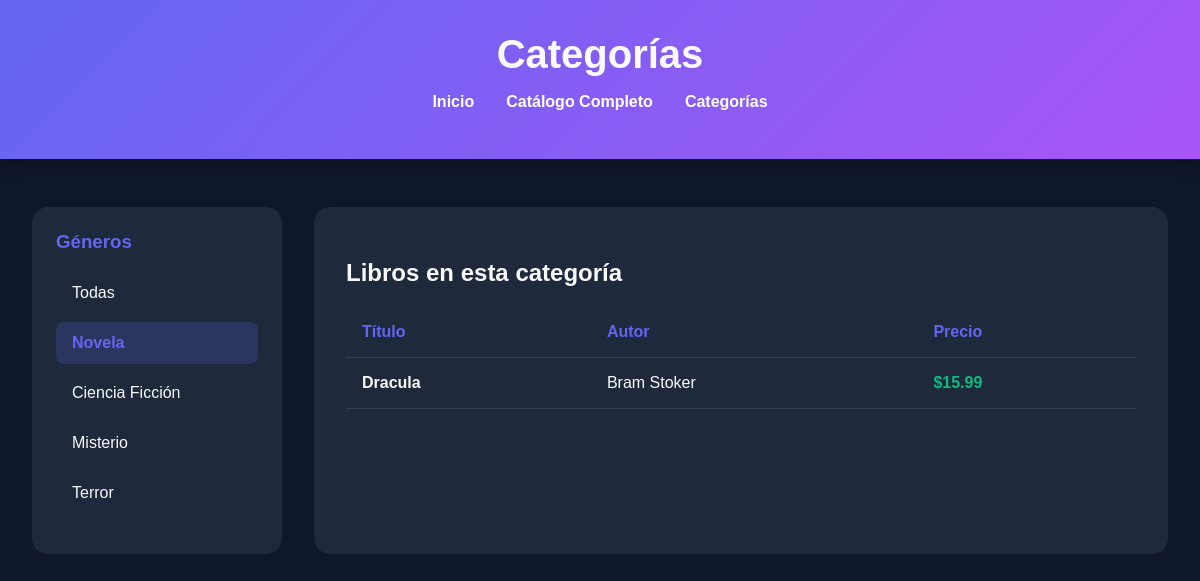
The page /categoria/1 on the database its author committed.
### tables this page shows
CREATE TABLE categorias (
                   id INTEGER PRIMARY KEY AUTOINCREMENT,
                   categoria TEXT NOT NULL
                   );

CREATE TABLE libros (
            id INTEGER PRIMARY KEY AUTOINCREMENT,
            titulo TEXT NOT NULL,
            autor TEXT NOT NULL,
            precio REAL NOT NULL,
            categoria_id INTEGER,
            FOREIGN KEY (categoria_id) REFERENCES categorias(id)       
         );

### libreriaProyectosqlite/app.py (the view)
@app.route('/categoria/<int:categoria_id>')
def ver_categoria(categoria_id):
    libros = consultar_libros_por_categoria(categoria_id)
    categorias = obtener_categorias()
    return render_template('categoria.html', categorias=categorias, libros=libros, categoria_seleccionada=categoria_id)

### libreriaProyectosqlite/db.py (called while the page is built)
def obtener_conexion():
    conexion = sqlite3.connect('libreria.db')
    conexion.row_factory = sqlite3.Row
    return conexion

def obtener_categorias():
    conexion = obtener_conexion()
    cursor = conexion.cursor()
    cursor.execute('SELECT * FROM categorias')
    categorias = cursor.fetchall()
    conexion.close()
    return categorias

def consultar_libros_por_categoria(categoria_id):
    conexion = obtener_conexion()
    cursor = conexion.cursor()
    cursor.execute('''
        SELECT libros.id,
               libros.titulo,
               libros.autor,
               libros.precio,
               categorias.categoria
        FROM libros
        JOIN categorias ON libros.categoria_id = categorias.id
        WHERE libros.categoria_id = ?
    ''', (categoria_id,))
    libros = cursor.fetchall()
    conexion.close()
    return libros

### libreriaProyectosqlite/templates/categoria.html (shortened to what this page needs)
<!DOCTYPE html>
<html lang="es">
<head>
</head>
<body>
    <header class="header">
        <h1>Categorías</h1>
        <nav class="nav">
            <ul>
                <li><a href="{{ url_for('home') }}">Inicio</a></li>
                <li><a href="{{ url_for('index') }}">Catálogo Completo</a></li>
                <li><a href="{{ url_for('categorias_lista') }}">Categorías</a></li>
            </ul>
        </nav>
    </header>
    <div class="layout">
        <aside class="sidebar">
            <h3>Géneros</h3>
            <ul class="category-list">
                <li class="category-item">
                    <a href="{{ url_for('categorias_lista') }}" class="{{ 'active' if not categoria_seleccionada else '' }}">Todas</a>
                </li>
                {% for cat in categorias %}
                <li class="category-item">
                    <a href="{{ url_for('ver_categoria', categoria_id=cat['id']) }}"
                       class="{{ 'active' if categoria_seleccionada == cat['id'] else '' }}">
                        {{ cat['categoria'] }}
                    </a>
                </li>
                {% endfor %}
            </ul>
        </aside>
        <main class="content">
            {% if libros %}
            <h2>Libros en esta categoría</h2>
            <table>
                <thead>
                    <tr>
                        <th>Título</th>
                        <th>Autor</th>
                        <th>Precio</th>
                    </tr>
                </thead>
                <tbody>
                    {% for libro in libros %}
                    <tr>
                        <td><strong>{{ libro['titulo'] }}</strong></td>
                        <td>{{ libro['autor'] }}</td>
                        <td class="price">${{ libro['precio'] }}</td>
                    </tr>
                    {% endfor %}
                </tbody>
            </table>
            {% elif categoria_seleccionada %}
            <div class="empty-state">
                <p>No se encontraron libros en esta categoría.</p>
            </div>
            {% else %}
            <div class="empty-state">
                <h2>Explora por Género</h2>
                <p>Selecciona una categoría a la izquierda para ver los libros disponibles.</p>
            </div>
            {% endif %}
        </main>
    </div>
</body>
</html>

### libreriaProyectosqlite/templates/categoria.html (style rules this page uses)
:root { --primary: #6366f1; --secondary: #a855f7; --bg: #0f172a; --text: #f8fafc; --card-bg: #1e293b; }
body { font-family: 'Outfit', sans-serif; background-color: var(--bg); color: var(--text); margin: 0; padding: 0; min-height: 100vh; }
.header { padding: 2rem; text-align: center; background: linear-gradient(135deg, var(--primary), var(--secondary)); box-shadow: 0 4px 15px rgba(0, 0, 0, 0.3); }
h1 { margin: 0; font-size: 2.5rem; }
.nav { margin-top: 1rem; }
.nav ul { list-style: none; padding: 0; display: flex; justify-content: center; gap: 2rem; }
.nav a { color: white; text-decoration: none; font-weight: 600; }
.layout { display: grid; grid-template-columns: 250px 1fr; gap: 2rem; max-width: 1200px; margin: 3rem auto; padding: 0 2rem; }
.sidebar { background: var(--card-bg); padding: 1.5rem; border-radius: 1rem; height: fit-content; }
.sidebar h3 { margin-top: 0; color: var(--primary); }
.category-list { list-style: none; padding: 0; }
.category-item a { display: block; padding: 0.75rem 1rem; color: var(--text); text-decoration: none; border-radius: 0.5rem; transition: background 0.3s; margin-bottom: 0.5rem; }
.category-item a:hover, .category-item a.active { background: rgba(99, 102, 241, 0.2); color: var(--primary); font-weight: 600; }
.content { background: var(--card-bg); padding: 2rem; border-radius: 1rem; }
table { width: 100%; border-collapse: collapse; }
th, td { padding: 1rem; text-align: left; border-bottom: 1px solid rgba(255,255,255,0.1); }
th { color: var(--primary); }
.price { font-weight: 700; color: #10b981; }

### rows shown on the page
categorias: categoria "Novela"
categorias: categoria "Ciencia Ficción"
categorias: categoria "Misterio"
categorias: categoria "Terror"
libros: titulo "Dracula", autor "Bram Stoker", precio "15.99"
